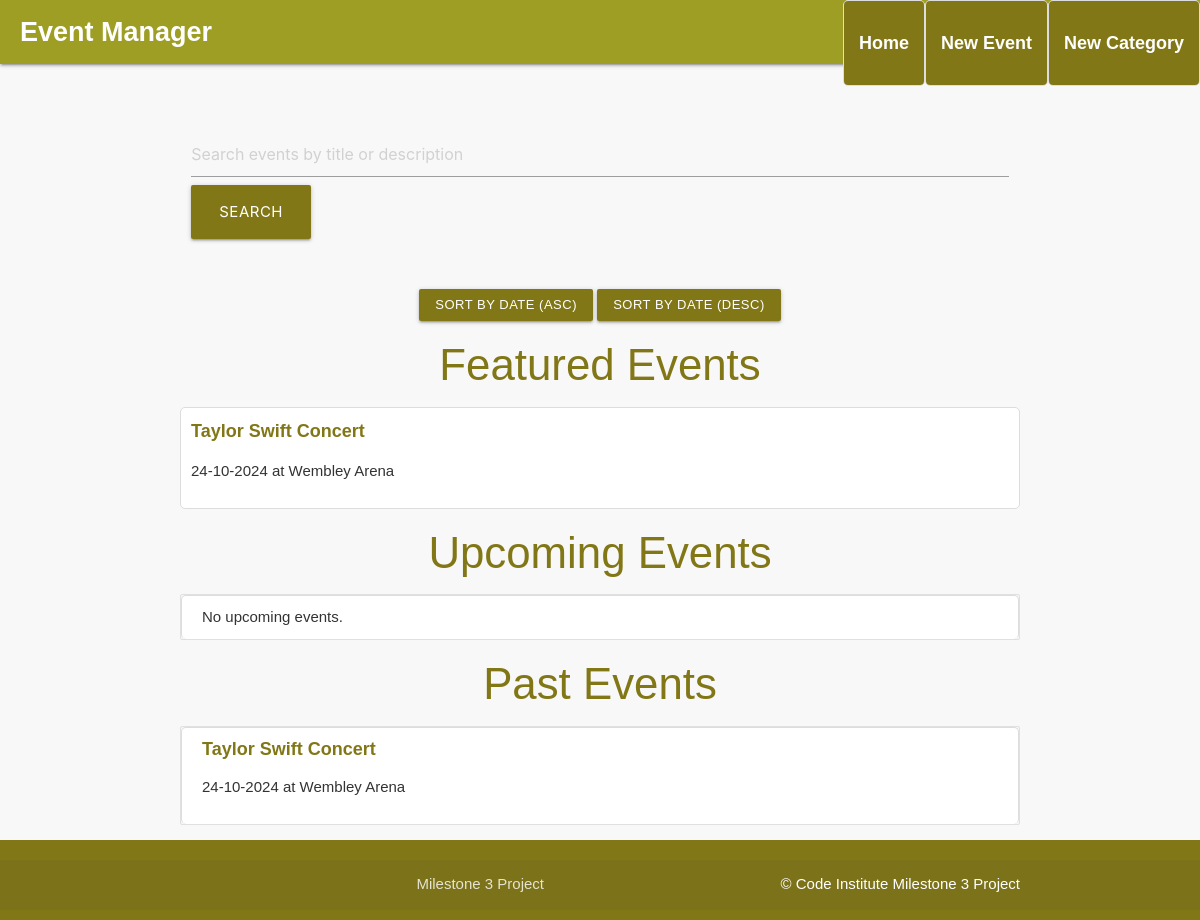
Before: / with the older database file.
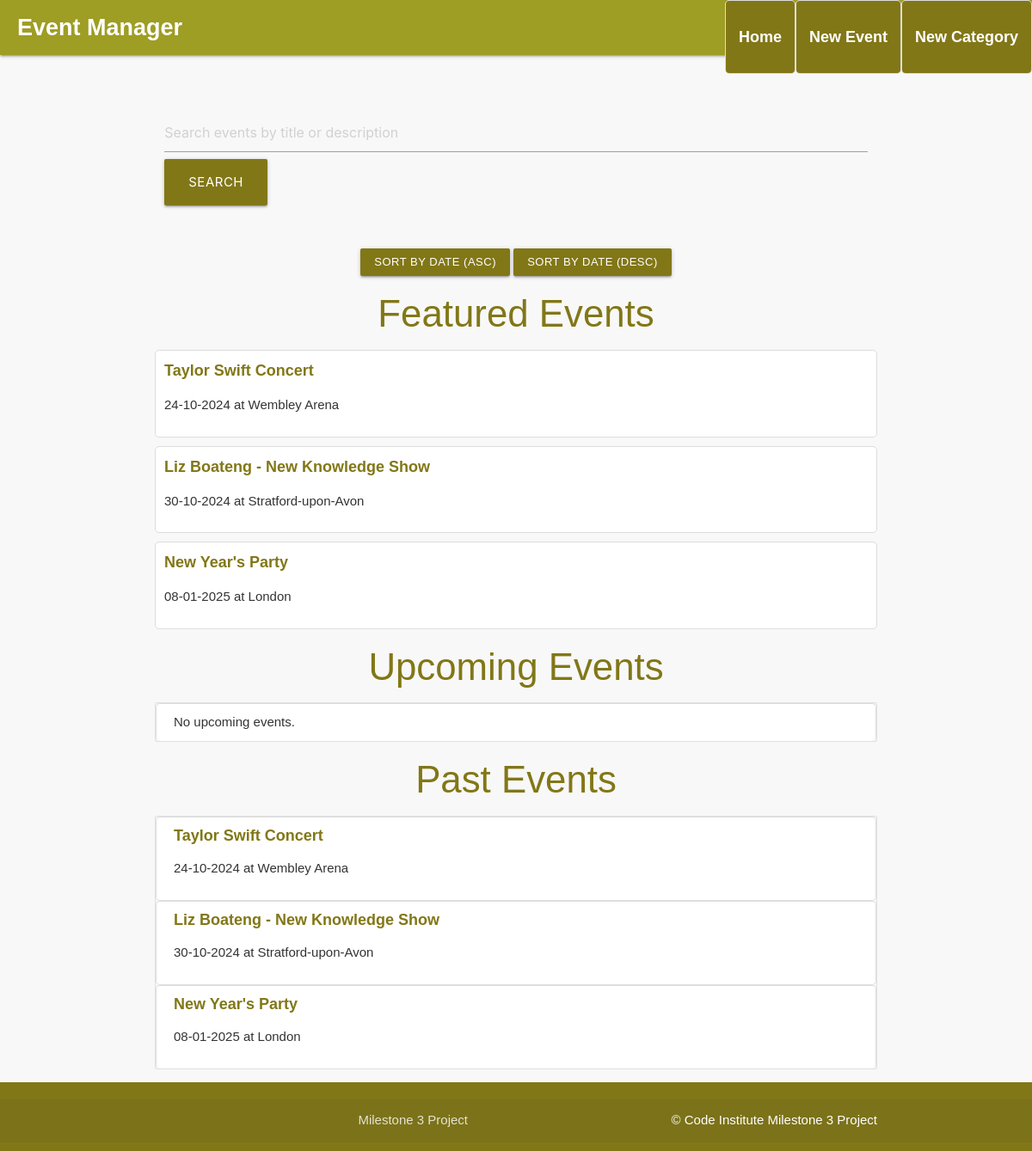
After: the same page with the newer database file.
### eventmanager/models.py (models this page shows, shortened)
class Event(db.Model):
    id = db.Column(db.Integer, primary_key=True)
    title = db.Column(db.String(100), unique=True, nullable=False)
    description = db.Column(db.Text, nullable=False)
    date = db.Column(db.DateTime, nullable=False)
    location = db.Column(db.String(200), nullable=False)
    created_at = db.Column(db.DateTime, default=db.func.now(), nullable=False)
    featured = db.Column(db.Boolean, default=False)
    category_id = db.Column(db.Integer, db.ForeignKey('category.id'), nullable=True)
    image_file = db.Column(db.String(120), nullable=True)  # Ensure this line is included

### eventmanager/routes.py (the view)
@app.route("/")
def home():
    sort_by = request.args.get("sort_by", "date")  # Default sort by date
    order = request.args.get("order", "asc")  # Default order ascending
    now = datetime.now()
    featured_events = Event.query.filter_by(featured=True).order_by(Event.date.asc()).all()
    if sort_by == "date":
        if order == "asc":
            upcoming_events = Event.query.filter(Event.date >= now).order_by(Event.date.asc()).all()
            past_events = Event.query.filter(Event.date < now).order_by(Event.date.asc()).all()
        else:
            upcoming_events = Event.query.filter(Event.date >= now).order_by(Event.date.desc()).all()
            past_events = Event.query.filter(Event.date < now).order_by(Event.date.desc()).all()
    return render_template("events.html", upcoming_events=upcoming_events, past_events=past_events, featured_events=featured_events)

### eventmanager/__init__.py (called while the page is built, shortened)
@app.template_filter('dateformat')
def dateformat(value, format='%d-%m-%Y'):
    if value is None:
        return ""
    return value.strftime(format)

### eventmanager/templates/events.html (shortened to what this page needs)
{% extends "base.html" %}
{% block content %}
    <form method="POST" action="{{ url_for('search') }}" class="row">
        <div class="input-field col s12">
            <input type="text" name="search_term" placeholder="Search events by title or description" required/>
            <button type="submit" class="btn-large lime darken-4">Search</button>
        </div>
    </form>
    <div class="row center-align">
        <a href="{{ url_for('home', sort_by='date', order='asc') }}" class="btn-small lime darken-4">Sort by Date (Asc)</a>
        <a href="{{ url_for('home', sort_by='date', order='desc') }}" class="btn-small lime darken-4">Sort by Date (Desc)</a>
    </div>
    <h3 class="center-align lime-text text-darken-4">Featured Events</h3>
    <ul>
        {% if featured_events %}
            {% for event in featured_events %}
                <li>
                    <a href="{{ url_for('event_detail', event_id=event.id) }}">{{ event.title }}</a>
                    <p>{{ event.date|dateformat }} at {{ event.location }}</p>
                </li>
            {% endfor %}
        {% else %}
            <li>No featured events.</li>
        {% endif %}
    </ul>
    <h3 class="center-align lime-text text-darken-4">Upcoming Events</h3>
    <ul class="collection">
        {% if upcoming_events %}
            {% for event in upcoming_events %}
                <li class="collection-item">
                    <a href="{{ url_for('event_detail', event_id=event.id) }}" class="lime-text text-darken-4">{{ event.title }}</a>
                    <p>{{ event.date|dateformat }} at {{ event.location }}</p>
                    <a href="{{ url_for('edit_event', event_id=event.id) }}" class="btn-small lime darken-4">Edit</a>
                    <a href="{{ url_for('delete_event', event_id=event.id) }}" class="btn-small pink darken-4" onclick="return confirm('Are you sure you want to delete this event?');">Delete</a>
                </li>
            {% endfor %}
        {% else %}
            <li class="collection-item">No upcoming events.</li>
        {% endif %}
    </ul>
    <h3 class="center-align lime-text text-darken-4">Past Events</h3>
    <ul class="collection">
        {% if past_events %}
            {% for event in past_events %}
                <li class="collection-item">
                    <a href="{{ url_for('event_detail', event_id=event.id) }}" class="lime-text text-darken-4">{{ event.title }}</a>
                    <p>{{ event.date|dateformat }} at {{ event.location }}</p>
                </li>
            {% endfor %}
        {% else %}
            <li class="collection-item">No past events.</li>
        {% endif %}
    </ul>
{% endblock %}

### eventmanager/templates/base.html (shortened to what this page needs)
<!DOCTYPE html>
<html lang="en">
<head>
    <link rel="stylesheet" href="https://cdnjs.cloudflare.com/ajax/libs/font-awesome/5.15.3/css/all.min.css"
>
    <link rel="stylesheet" href="https://cdnjs.cloudflare.com/ajax/libs/materialize/1.0.0/css/materialize.min.css"
        type="text/css">
    <link rel="stylesheet" href="{{ url_for('static', filename='css/style.css') }}" type="text/css">
</head>
<body>
    <header>
        <nav class="lime darken-3">
            <div class="nav-wrapper">
                <a href="{{ url_for('home') }}" class="brand-logo white-text">Event Manager</a>
                <ul class="right hide-on-med-and-down">
                    <li><a href="{{ url_for('home') }}" class="white-text nav-link-custom">Home</a></li>
                    <li><a href="{{ url_for('add_event') }}" class="white-text nav-link-custom">New Event</a></li>
                    <li><a href="{{ url_for('add_category') }}" class="white-text nav-link-custom">New Category</a></li>
                </ul>
            </div>
        </nav>
    </header>
    <main class="container">
        {% block content %}
        {% endblock %}
    </main>
    <footer class="page-footer lime darken-4">
        <div class="footer-copyright">
            <div class="container">
                Milestone 3 Project
                <a class="white-text right" href="https://codeinstitute.net" target="_blank">&copy; Code Institute Milestone 3 Project</a>
            </div>
        </div>
    </footer>
</body>
</html>

### eventmanager/static/css/style.css (style rules this page uses)
body { display: flex; min-height: 100vh; flex-direction: column; font-family: Arial, sans-serif; background-color: #f8f8f8; color: #333; }
main { flex: 1 0 auto; }
a { color: #827717; text-decoration: none; }
nav ul li a { color: white; font-weight: bold; }
nav .brand-logo { font-size: 1.8rem; font-weight: bold; padding-left: 20px; }
footer { background-color: #827717; padding: 10px 0; color: white; text-align: center; }
main.container { margin-top: 20px; }
ul { list-style-type: none; padding: 0; }
ul li { background-color: #fff; border: 1px solid #ddd; padding: 10px; margin-bottom: 10px; border-radius: 5px; }
ul li a { font-size: 1.2rem; font-weight: bold; }
input[type="text"], input[type="datetime-local"], textarea { width: 100%; padding: 10px; margin-bottom: 10px; border-radius: 4px; border: 1px solid #ccc; }
button { background-color: #827717; color: white; border: none; padding: 10px 15px; border-radius: 4px; cursor: pointer; }
.nav-link-custom { background-color: #827717; padding: 10px 15px; border-radius: 4px; transition: background-color 0.3s ease; }
.input-field { margin-bottom: 30px; }
.center-align { margin-top: 20px; }

Changed rows visible on the page:
added Event: title "Liz Boateng - New Knowledge Show", date "30-10-2024", location "Stratford-upon-Avon"
added Event: title "New Year's Party", date "08-01-2025", location "London"
